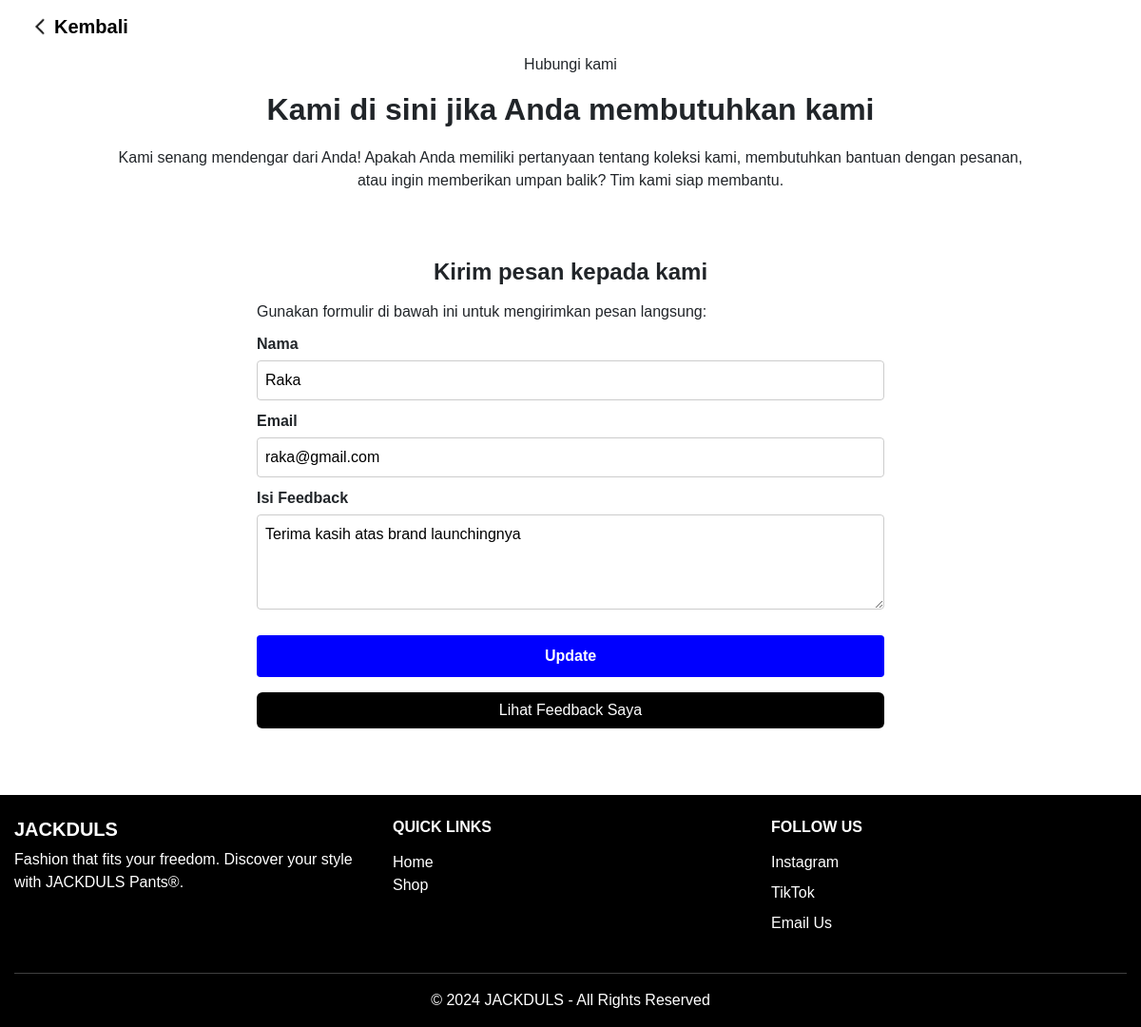
Screenshot of /support.php?kode=12 (signed in) with the database file from the repository.
### tables this page shows
CREATE TABLE IF NOT EXISTS `data_support` (
  `Kode` int NOT NULL AUTO_INCREMENT,
  `Nama` varchar(100) NOT NULL,
  `Email` varchar(100) DEFAULT NULL,
  `Isi` text NOT NULL,
  `Balasan` text,
  `Status` enum('Belum Dibaca','Sudah Dibalas') DEFAULT 'Belum Dibaca',
  `Tanggal` timestamp NULL DEFAULT CURRENT_TIMESTAMP,
  PRIMARY KEY (`Kode`)
);

### support.php (the view, shortened to what this page needs)
<?php
include_once('koneksi.php');
$nama   = "";
$email  = "";
$isi    = "";
$submit_value = "Kirim";
$proses = isset($_GET['proses']) ? $_GET['proses'] : '';
$tampilkan_feedback_saya = false;
if (isset($_GET['kode'])) {
    $kode_input = $mysqli->real_escape_string($_GET['kode']);
    $query = "SELECT Kode, Nama, Email, Isi, Balasan FROM data_support WHERE Kode='$kode_input'";
    $result = $mysqli->query($query);
    if ($data = $result->fetch_assoc()) {
        $nama     = $data['Nama'];
        $email    = $data['Email'];
        $isi      = $data['Isi'];
    } else {
        die("Data tidak ditemukan.");
    }
    if ($proses == 'hapus') {
        $submit_value = "Hapus";
        $readonly = 'readonly';
    } else {
        $submit_value = "Update";
    }
}
?>
<!DOCTYPE html>
<html lang="id">
<head>
    <link href="https://cdn.jsdelivr.net/npm/bootstrap@5.3.3/dist/css/bootstrap.min.css"  rel="stylesheet">
    <link rel="stylesheet" href="https://cdnjs.cloudflare.com/ajax/libs/animate.css/4.1.1/animate.min.css"  />
</head>
<body>
<nav class="navbar shadow-none">
  <div class="container-fluid">
    <a style="font-weight: bold; cursor: pointer; margin-left: 20px; justify-content: center; align-items: center; display: flex;" class="navbar-brand" href="index.php">
      <img style="height: 20px; margin-right:5px;" src="ASSETS\iconback.png" alt="">Kembali
    </a>
  </div>
</nav>
<div class="textheader">
  <p>Hubungi kami</p>
  <h2 style="font-weight: bold;" >Kami di sini jika Anda membutuhkan kami</h2>
  <p>Kami senang mendengar dari Anda! Apakah Anda memiliki pertanyaan tentang koleksi kami, membutuhkan bantuan dengan pesanan, atau ingin memberikan umpan balik? Tim kami siap membantu.</p>
</div>
<div class="container">
<h4 style="text-align: center; font-weight: bold; margin-bottom: 15px;" >Kirim pesan kepada kami</h4>
<p style="margin-bottom: 0px;" >Gunakan formulir di bawah ini untuk mengirimkan pesan langsung:</p>
  <form method="POST" action="aksi.php">
    <label for="nama">Nama</label>
    <input type="text" name="nama" id="nama" value="<?php echo htmlspecialchars($nama); ?>"
      <?php echo ($proses == 'hapus') ? 'readonly' : 'required'; ?>>
    <label for="email">Email</label>
    <input type="email" name="email" id="email" value="<?php echo htmlspecialchars($email); ?>"
      <?php echo ($proses == 'hapus') ? 'readonly' : 'required'; ?>>
    <label for="isi">Isi Feedback</label>
    <textarea name="isi" id="isi" <?php echo ($proses == 'hapus') ? 'readonly' : ''; ?>><?php echo htmlspecialchars($isi); ?></textarea>
    <?php if ($proses == 'hapus'): ?>
      <input type="submit" class="btn-delete btn btn-danger" value="Hapus">
    <?php elseif (!$tampilkan_feedback_saya): ?>
      <input style="background-color: blue; font-weight: bold;" type="submit" class="btn-submit btn btn-success" value="<?php echo $submit_value; ?>">
    <?php endif; ?>
<?php if (!$tampilkan_feedback_saya): ?>
  <div class="mt-3 text-center">
    <a style="background-color: black; color: white;" href="data_support.php" class="btn w-100">Lihat Feedback Saya</a>
  </div>
<?php endif; ?>
  </form>
  </div>
<footer class="bg-black text-white pt-4 pb-3">
    <div class="container-footer text-center text-md-start">
        <div class="row">
            <div class="col-md-4 mb-4">
                <h5 class="fw-bold">JACKDULS</h5>
                <p class="">Fashion that fits your freedom. Discover your style with JACKDULS Pants®.</p>
            </div>
            <div class="col-md-4 mb-4">
                <h6 class="text-uppercase fw-bold mb-3">Quick Links</h6>
                <ul class="list-unstyled">
                    <li><a href="index.php" class="text-white text-decoration-none">Home</a></li>
                    <li><a href="SHOP/kaos.php" class="text-white text-decoration-none">Shop</a></li>
                </ul>
            </div>
            <div class="col-md-4 mb-4">
                <h6 class="text-uppercase fw-bold mb-3">Follow Us</h6>
                <a href="https://www.instagram.com/jackduls/"  target="_blank"
                   class="text-white text-decoration-none d-block mb-2">Instagram</a>
                <a href="https://www.tiktok.com/@jackduls"  target="_blank"
                   class="text-white text-decoration-none d-block mb-2">TikTok</a>
                <a href="mailto:cs@jackduls.id" class="text-white text-decoration-none d-block">Email Us</a>
            </div>
        </div>
        <hr class="bg-light" />
        <div class="text-center">
            &copy; 2024 JACKDULS - All Rights Reserved
        </div>
    </div>
</footer>
</body>
</html>

### support.php (style rules this page uses)
body { font-family: Arial, sans-serif; background-color:rgb(255, 255, 255); width: 100%; }
.container { width: 100%; max-width: 700px; margin: 50px auto; padding: 20px; background:rgb(255, 255, 255); border-radius: 8px; box-shadow: 0 0 10px rgba(0,0,0,0.1); }
.textheader { max-width: 1000px; margin: 0 auto; padding: 0 15px; text-align: center; }
.textheader p { justify-content: center; align-items: center; display: flex; }
h2 { text-align: center; margin-bottom: 20px; }
label { display: block; margin-top: 10px; font-weight: bold; }
input[type="text"], input[type="email"], textarea { width: 100%; padding: 8px; margin-top: 5px; border: 1px solid #ccc; border-radius: 4px; box-sizing: border-box; }
textarea { resize: vertical; height: 100px; }
input[type="submit"] { width: 100%; padding: 10px; margin-top: 20px; border: none; border-radius: 4px; font-size: 16px; cursor: pointer; }
.btn-submit { background-color:rgb(0, 0, 0); color: white; }
nav { padding: 20px; box-shadow: 0 4px 8px rgba(0, 0, 0, 0.2); backdrop-filter: blur(10px); background-color: rgba(255, 255, 255, 0.6); }
footer { position: relative; width: 100%; box-sizing: border-box; }
.container-footer { padding-left: 15px; padding-right: 15px; }
.container { width: 100%; max-width: 700px; margin: 50px auto; padding: 20px; background: rgb(255, 255, 255); border-radius: 8px; border: none; box-shadow: none; }

### rows the page displays
data_support: nama "Raka", email "raka@gmail.com", isi "Terima kasih atas brand launchingnya"
